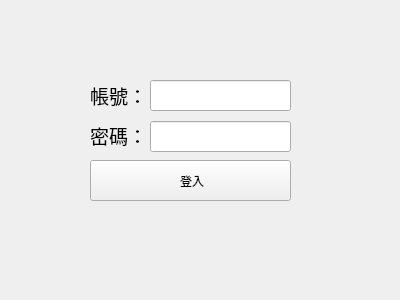
<?xml version="1.0" encoding="UTF-8"?>
<ui version="4.0">
 <class>Form</class>
 <widget class="QWidget" name="Form">
  <property name="geometry">
   <rect>
    <x>0</x>
    <y>0</y>
    <width>400</width>
    <height>300</height>
   </rect>
  </property>
  <property name="windowTitle">
   <string>Form</string>
  </property>
  <widget class="QLineEdit" name="Username">
   <property name="geometry">
    <rect>
     <x>150</x>
     <y>80</y>
     <width>141</width>
     <height>31</height>
    </rect>
   </property>
   <property name="font">
    <font>
     <family>Microsoft JhengHei UI</family>
     <pointsize>14</pointsize>
    </font>
   </property>
  </widget>
  <widget class="QLineEdit" name="Password">
   <property name="geometry">
    <rect>
     <x>150</x>
     <y>121</y>
     <width>141</width>
     <height>31</height>
    </rect>
   </property>
   <property name="font">
    <font>
     <family>Microsoft JhengHei UI</family>
     <pointsize>14</pointsize>
    </font>
   </property>
   <property name="inputMask">
    <string/>
   </property>
   <property name="echoMode">
    <enum>QLineEdit::Password</enum>
   </property>
  </widget>
  <widget class="QPushButton" name="LoginButton">
   <property name="geometry">
    <rect>
     <x>90</x>
     <y>160</y>
     <width>201</width>
     <height>41</height>
    </rect>
   </property>
   <property name="text">
    <string> 登入</string>
   </property>
  </widget>
  <widget class="QLabel" name="label_2">
   <property name="geometry">
    <rect>
     <x>90</x>
     <y>120</y>
     <width>61</width>
     <height>31</height>
    </rect>
   </property>
   <property name="font">
    <font>
     <family>Microsoft JhengHei UI</family>
     <pointsize>14</pointsize>
    </font>
   </property>
   <property name="text">
    <string>密碼：</string>
   </property>
  </widget>
  <widget class="QLabel" name="label">
   <property name="geometry">
    <rect>
     <x>90</x>
     <y>80</y>
     <width>61</width>
     <height>31</height>
    </rect>
   </property>
   <property name="font">
    <font>
     <family>Microsoft JhengHei UI</family>
     <pointsize>14</pointsize>
    </font>
   </property>
   <property name="text">
    <string>帳號：</string>
   </property>
  </widget>
 </widget>
 <resources/>
 <connections/>
</ui>
